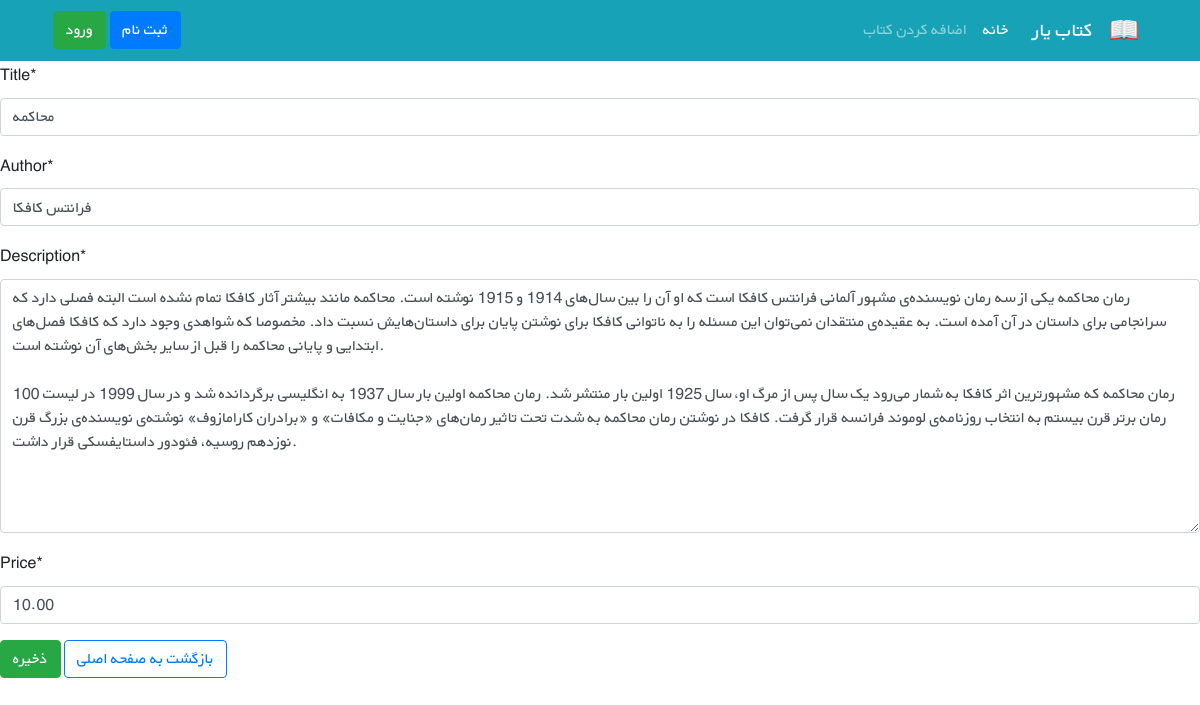
Screenshot of /books/1/edit/ with the database file from the repository.
### books/models.py (models this page shows, shortened)
class Book(models.Model):
    title = models.CharField(max_length=100)
    author = models.CharField(max_length=100)
    description = models.TextField()
    price = models.DecimalField(max_digits=5, decimal_places=2)
    cover = models.ImageField(upload_to='covers/', blank=True)

### books/views.py (the view)
# urls.py: path('<int:pk>/edit/', views.BookUpdateView.as_view(), name='book_update'),
class BookUpdateView(generic.UpdateView):
    model = Book
    fields = ['title', 'author', 'description', 'price']
    template_name = 'books/book_update.html'

### books/templates/books/book_update.html (shortened to what this page needs)
{% extends '_base.html' %}
{% load crispy_forms_tags %}
{% block content %}
    <form action="" method="POST">
        {{ form | crispy }}
        <button class="btn btn-success" type="submit">ذخیره</button>
        <a class="btn btn-outline-primary" href="{% url 'books_list' %}">بازگشت به صفحه اصلی</a>
    </form>
{% endblock content %}

### static/css/style.css (style rules this page uses)
* { font-family: 'BYekan', sans-serif; line-height: 1.8rem; }

### rows the page displays
Book: title "محاکمه", author "فرانتس کافکا", description "رمان محاکمه یکی از سه رمان نویسنده‌ی مشهور آلمانی فرانتس کافکا است که او آن را بین سال‌های 1914 و 1915 نوشته است. محاکمه مانند بیشتر آثار کافکا تمام نشده است البته فصلی دارد که سرانجامی برای داستان در آن آمده است. به عقیده‌ی منتقدان نمی‌توان این مسئله را به ناتوانی کافکا برای نوشتن پایان برای داستان‌هایش نسبت داد. مخصوصا که شواهدی وجود دارد که کافکا فصل‌های ابتدایی و پایانی محاکمه را قبل از سایر بخش‌های آن نوشته است. رمان محاکمه که مشهورترین اثر کافکا به شمار می‌رود یک سال پس از مرگ او، سال 1925 اولین بار منتشر شد. رمان محاکمه اولین بار سال 1937 به انگلیسی برگردانده شد و در سال 1999 در لیست 100 رمان برتر قرن بیستم به انتخاب روزنامه‌ی لوموند فرانسه قرار گرفت. کافکا در نوشتن رمان محاکمه به…", price "10.00"
